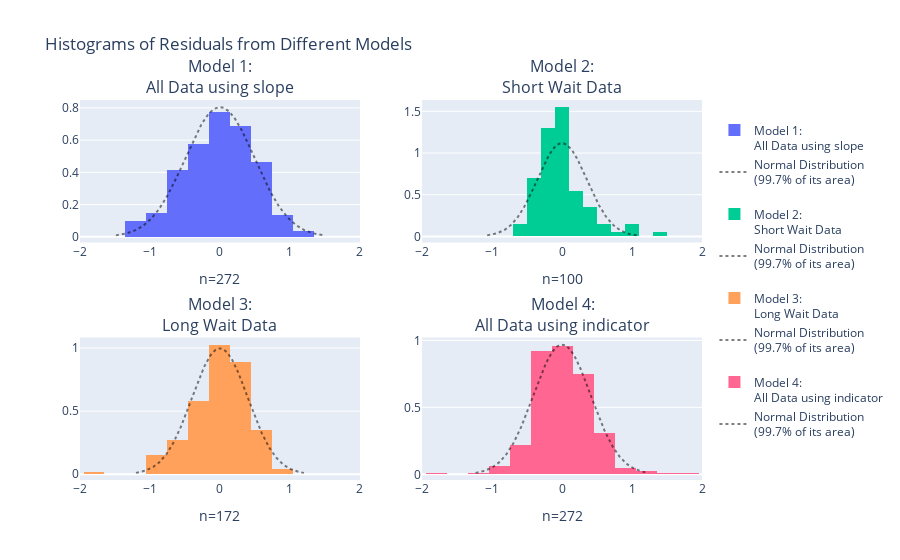

The code cell stored with this chart in its notebook:
### Markdown cell above
Q11：
Unlike the previous approach, question 11 sets time as a binary variable: long and short. these two variables represent two time intervals. We use the null hypothesis that there is no difference between the two sets of data and the alternative hypothesis that there is a difference between the two sets of data. The code for the original model examines the change in duration that occurs with each additional unit of waiting time. The new model, on the other hand, divides the data into two groups and draws conclusions by comparing the average of the two groups. According to the results of the code run, the p-value is less than 0.001. which means that we have enough evidence to reject the null hypothesis that there is a significant difference between the data in the long and short duration groups.

### Code cell
# Q12
from plotly.subplots import make_subplots
import plotly.graph_objects as go
from scipy import stats
import numpy as np

long_wait_limit = 68
short_wait = old_faithful['waiting'] < long_wait_limit
long_wait = old_faithful['waiting'] >= long_wait_limit

model_residuals = {
    '<br>Model 1:<br>All Data using slope': smf.ols('duration ~ waiting', data=old_faithful).fit().resid,
    '<br>Model 2:<br>Short Wait Data': smf.ols('duration ~ waiting', data=old_faithful[short_wait]).fit().resid,
    '<br>Model 3:<br>Long Wait Data': smf.ols('duration ~ waiting', data=old_faithful[long_wait]).fit().resid,
    '<br>Model 4:<br>All Data using indicator': smf.ols('duration ~ C(kind, Treatment(reference="short"))', data=old_faithful).fit().resid
}

fig = make_subplots(rows=2, cols=2, subplot_titles=list(model_residuals.keys()))
for i, (title, resid) in enumerate(model_residuals.items()):

    if i == 1:  # Apply different bins only to the second histogram (index 1)
        bin_size = dict(start=-1.9, end=1.9, size=0.2)
    else:
        bin_size = dict(start=-1.95, end=1.95, size=0.3)

    fig.add_trace(go.Histogram(x=resid, name=title, xbins=bin_size, histnorm='probability density'), 
                  row=int(i/2)+1, col=(i%2)+1)
    fig.update_xaxes(title_text="n="+str(len(resid)), row=int(i/2)+1, col=(i%2)+1)    
    
    normal_range = np.arange(-3*resid.std(),3*resid.std(),0.01)
    fig.add_trace(go.Scatter(x=normal_range, mode='lines', opacity=0.5,
                             y=stats.norm(loc=0, scale=resid.std()).pdf(normal_range),
                             line=dict(color='black', dash='dot', width=2),
                             name='Normal Distribution<br>(99.7% of its area)'), 
                  row=int(i/2)+1, col=(i%2)+1)
    
fig.update_layout(title_text='Histograms of Residuals from Different Models')
fig.update_xaxes(range=[-2,2])
fig.show() # USE `fig.show(renderer="png")` FOR ALL GitHub and MarkUs SUBMISSIONS

### Figure 1 — Plotly figure (JSON) as saved in the notebook; plotly's stock layout.template omitted (floating-point values rounded to 4 significant figures; data arrays with more than 128 entries replaced by an {"elided": "..."} marker saying what was removed)
{"data": [{"histnorm": "probability density", "name": "<br>Model 1:<br>All Data using slope", "type": "histogram", "x": {"elided": "272 float values"}, "xaxis": "x", "xbins": {"end": 1.95, "size": 0.3, "start": -1.95}, "yaxis": "y"}, {"line": {"color": "black", "dash": "dot", "width": 2}, "mode": "lines", "name": "Normal Distribution<br>(99.7% of its area)", "opacity": 0.5, "type": "scatter", "x": {"elided": "298 float values"}, "xaxis": "x", "y": {"elided": "298 float values"}, "yaxis": "y"}, {"histnorm": "probability density", "name": "<br>Model 2:<br>Short Wait Data", "type": "histogram", "x": [-0.2728, -0.01902, 0.7815, -0.0369, -0.2398, -0.1223, 0.1514, -0.552, -0.4156, -0.1869, -0.1223, -0.1345, 0.9504, 0.001449, -0.03396, -0.3831, -0.3044, -0.4374, 1.474, 0.0558, -0.2161, -0.2398, -0.3398, -0.6923, 0.01692, -0.151, -0.4277, -0.321, -0.1631, -0.319, -0.2277, 0.245, 0.266, -0.04473, -0.09126, -0.4977, -0.1199, 0.181, 0.1704, -0.005318, -0.2326, 0.08392, -0.5161, 0.3587, -0.3991, 0.5728, -0.1631, 0.102, 0.1655, 0.05198, 0.6699, -0.01067, -0.1039, -0.0112, -0.01173, -0.2331, 0.08739, -0.2442, 0.01204, -0.2442, 0.385, -0.1874, 1.083, 0.03633, -0.08255, -0.01261, -0.07579, 0.4587, -0.2185, 0.0461, -0.01067, 0.08151, -0.3258, 0.2631, -0.1447, -0.1772, -0.06067, 0.003389, -0.06261, 1.058, 0.3558, -0.1015, -0.09126, -0.3228, 0.3442, 0.2587, -0.1898, -0.2228, -0.02631, 0.4777, 0.5693, -0.07579, -0.3123, 0.1272, -0.1301, -0.3374, 0.2253, 0.005275, 0.3063, -0.02667], "xaxis": "x2", "xbins": {"end": 1.9, "size": 0.2, "start": -1.9}, "yaxis": "y2"}, {"line": {"color": "black", "dash": "dot", "width": 2}, "mode": "lines", "name": "Normal Distribution<br>(99.7% of its area)", "opacity": 0.5, "type": "scatter", "x": {"elided": "215 float values"}, "xaxis": "x2", "y": {"elided": "215 float values"}, "yaxis": "y2"}, {"histnorm": "probability density", "name": "<br>Model 3:<br>Long Wait Data", "type": "histogram", "x": {"elided": "172 float values"}, "xaxis": "x3", "xbins": {"end": 1.95, "size": 0.3, "start": -1.95}, "yaxis": "y3"}, {"line": {"color": "black", "dash": "dot", "width": 2}, "mode": "lines", "name": "Normal Distribution<br>(99.7% of its area)", "opacity": 0.5, "type": "scatter", "x": {"elided": "241 float values"}, "xaxis": "x3", "y": {"elided": "241 float values"}, "yaxis": "y3"}, {"histnorm": "probability density", "name": "<br>Model 4:<br>All Data using indicator", "type": "histogram", "x": {"elided": "272 float values"}, "xaxis": "x4", "xbins": {"end": 1.95, "size": 0.3, "start": -1.95}, "yaxis": "y4"}, {"line": {"color": "black", "dash": "dot", "width": 2}, "mode": "lines", "name": "Normal Distribution<br>(99.7% of its area)", "opacity": 0.5, "type": "scatter", "x": {"elided": "248 float values"}, "xaxis": "x4", "y": {"elided": "248 float values"}, "yaxis": "y4"}], "layout": {"annotations": [{"font": {"size": 16}, "showarrow": false, "text": "<br>Model 1:<br>All Data using slope", "x": 0.225, "xanchor": "center", "xref": "paper", "y": 1, "yanchor": "bottom", "yref": "paper"}, {"font": {"size": 16}, "showarrow": false, "text": "<br>Model 2:<br>Short Wait Data", "x": 0.775, "xanchor": "center", "xref": "paper", "y": 1, "yanchor": "bottom", "yref": "paper"}, {"font": {"size": 16}, "showarrow": false, "text": "<br>Model 3:<br>Long Wait Data", "x": 0.225, "xanchor": "center", "xref": "paper", "y": 0.375, "yanchor": "bottom", "yref": "paper"}, {"font": {"size": 16}, "showarrow": false, "text": "<br>Model 4:<br>All Data using indicator", "x": 0.775, "xanchor": "center", "xref": "paper", "y": 0.375, "yanchor": "bottom", "yref": "paper"}], "title": {"text": "Histograms of Residuals from Different Models"}, "xaxis": {"anchor": "y", "domain": [0, 0.45], "range": [-2, 2], "title": {"text": "n=272"}}, "xaxis2": {"anchor": "y2", "domain": [0.55, 1], "range": [-2, 2], "title": {"text": "n=100"}}, "xaxis3": {"anchor": "y3", "domain": [0, 0.45], "range": [-2, 2], "title": {"text": "n=172"}}, "xaxis4": {"anchor": "y4", "domain": [0.55, 1], "range": [-2, 2], "title": {"text": "n=272"}}, "yaxis": {"anchor": "x", "domain": [0.625, 1]}, "yaxis2": {"anchor": "x2", "domain": [0.625, 1]}, "yaxis3": {"anchor": "x3", "domain": [0, 0.375]}, "yaxis4": {"anchor": "x4", "domain": [0, 0.375]}}}
